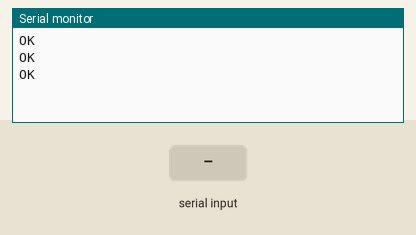
Bench run of a sketch on a simulated Arduino Uno, built with avr-gcc and run on an emulated ATmega328P. On the bench: the last lines printed to the serial monitor. The inputs (shaded band) are chosen by the test bench. The modem accepts every AT command (registered, SIM ready, sends succeed) and sends nothing else.

Above: at 2.3 s.
2.4 s: "1" received over the second serial link
At 4.5 s:
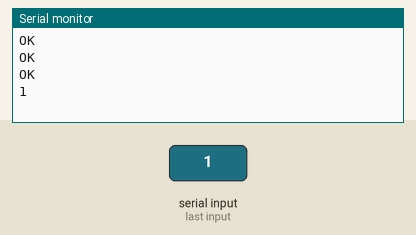
4.8 s: "0" received over the second serial link
At 6.4 s:
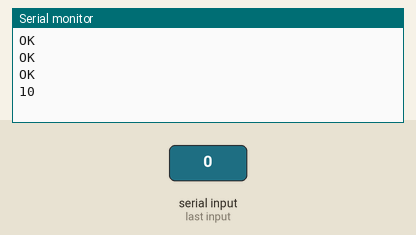

The sketch:

at_sim900_prueba.ino
```cpp
#include <SoftwareSerial.h>
SoftwareSerial sim900(7, 8); //Rx: 7, Tx: 8
char caracter;
String datosSim="";
String datosPc="";

void setup() {
  Serial.begin(19200);
  sim900.begin(19200);

  sim900.print("A");
  delay(500);
  sim900.print("AT\r");
  delay(200);
  sim900.print("AT\r");
  delay(200);
  sim900.println("AT+CMGF=1\r");
  delay(100);
  sim900.println("AT+CNMI=1,2,0,0,0\r");
  delay(100);


}

void loop() {
  if (sim900.available()){
      datosSim = sim900.readString();
      Serial.print(datosSim);

    }
  if (Serial.available()){
      datosPc = Serial.readString();
      sim900.print(datosPc);
    }
}
```

Measured:
- after the input at 2.4 s, the serial monitor: prints a new line after 1.0 s (image 1)
- after the input at 4.8 s, the serial monitor: prints a new line after 1.0 s (image 2)
